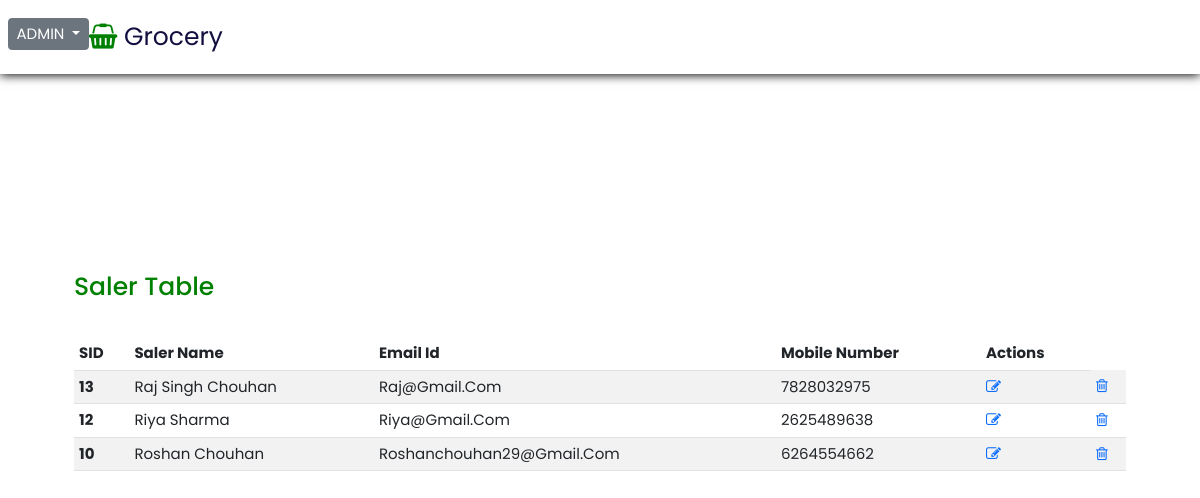
Page /admin/saler.php on the committed database.
### tables this page shows
CREATE TABLE `salesman` (
  `SID` int(10) NOT NULL,
  `sname` varchar(20) NOT NULL,
  `email` varchar(60) NOT NULL,
  `mobile` varchar(10) NOT NULL,
  `passward` varchar(100) NOT NULL,
  `fname` varchar(20) NOT NULL,
  `lname` varchar(20) NOT NULL
);

### admin/saler.php (the view, shortened to what this page needs)
<?php
include 'header.php'; ?>
  <body>
    <header >
      <div class="adminlogo">
        <?php
        include 'dropdown.php' ?>
        <a href="#" class="logo"><i class="fa fa-shopping-basket" aria-hidden="true"></i> Grocery</a>
      </div>
    </header>
    <section class="section">
      <div class="users">
         <h1>Saler Table</h1>
      </div>
            <div class="usercontainer">
              <table class="table table-striped table-hover">
                <thead>
                <tr>
                  <th scope="col">SID</th>
                  <th scope="col">Saler Name</th>
                  <th scope="col">Email Id</th>
                  <th scope="col">Mobile Number</th>
                  <th scope="col">Actions</th>
                </tr>
               </thead>
               <tbody>
                 <?php
                        include 'config.php';
                        $sql="SELECT * FROM salesman ORDER BY SID DESC";
                      $result2=mysqli_query($conn,$sql);
                      if(mysqli_num_rows( $result2 )>0)
                      {
                        while($row=mysqli_fetch_assoc($result2))
                        {
                 ?>
                <tr>
                  <th scope="row"><?php  echo $row['SID']; ?></th>
                  <td><?php  echo $row['sname']; ?></td>
                  <td><?php  echo $row['email']; ?></td>
                  <td><?php  echo $row['mobile']; ?></td>
                  <td class='edit'><a href=' #'><i class='fa fa-edit'></i></a></td>
                  <td class='delete'><a href='deletsaler.php?id=<?php echo $row['SID'] ?>'><i class='fa fa-trash-o'></i></a></td>
                </tr>
                <?php
                     }
                   }else{
                    echo "empty";
                   }
                ?>
      </tbody>
   </table>
  </div>
 </section>
  </body>
</html>

### admin/style.css (style rules this page uses)
:root { --green:green; --black:#130f40; --light-color:#666; --box-shadow:0 .1rem 1rem rgba(0,0,0.1); --border: 2rem solid rgba(0,0,0.1); --outline: .1rem solid rgba(0,0,0.1); }
* { font-family: 'Poppins', sans-serif; margin: 0; padding: 0; box-sizing: border-box; outline: none; text-decoration: none; border: none; text-transform: capitalize; transition: all .2s linear; }
html { font-size: 62.5%; overflow-x: hidden; scroll-behavior: smooth; scroll-padding-top:7rem; }
body { background: #eee; }
header { position:fixed; top:0; left: 0; right: 0; display: flex; justify-content: space-between; align-items: center; font-size: 1.5rem; background-color: #fff; padding: 1.8rem 9%; box-shadow: var(--box-shadow); z-index: 1000; }
header .logo { font-size: 2.5rem; color:var(--black); text-decoration: none; }
header .logo i { color: var(--green); }
section { padding: 2rem 6%; }
.section { background-color: #fff; width: 100vw; height: 100vh; border: 3px solid; }
.adminlogo { width: 100%; display: flex; margin-left:-10rem; padding-right: 2rem; }
.adminlogo .logo { font-size: 2.5rem; color:var(--black); text-decoration: none; }
.adminlogo .logo i { color: var(--green); }
.users { margin-top: 25rem; color: var(--green); display: flex; justify-content: space-between; padding-bottom: 3rem; }
.usercontainer .table { width: 100%; font-size: 1.5rem; }

### admin/header.php (style rules this page uses)
.usercontainer { overflow-y: auto; }
.section { border: 2px solid white; }

### rows in the picture
salesman: SID "13", sname "Raj Singh Chouhan", email "Raj@gmail.com", mobile "7828032975"
salesman: SID "12", sname "Riya Sharma", email "Riya@gmail.com", mobile "2625489638"
salesman: SID "10", sname "Roshan Chouhan", email "Roshanchouhan29@gmail.com", mobile "6264554662"
